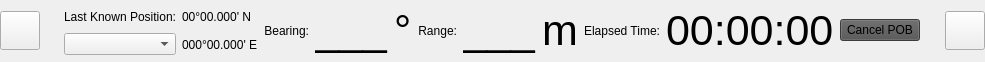
<?xml version="1.0" encoding="UTF-8"?>
<ui version="4.0">
 <class>POBBar</class>
 <widget class="QWidget" name="POBBar">
  <property name="geometry">
   <rect>
    <x>0</x>
    <y>0</y>
    <width>985</width>
    <height>62</height>
   </rect>
  </property>
  <layout class="QVBoxLayout" name="verticalLayout_POB">
   <property name="leftMargin">
    <number>0</number>
   </property>
   <property name="topMargin">
    <number>0</number>
   </property>
   <property name="rightMargin">
    <number>0</number>
   </property>
   <property name="bottomMargin">
    <number>0</number>
   </property>
   <item>
    <layout class="QHBoxLayout" name="horizontalLayout_POB">
     <property name="sizeConstraint">
      <enum>QLayout::SizeConstraint::SetFixedSize</enum>
     </property>
     <item>
      <layout class="QVBoxLayout" name="verticalLayout_SX">
       <property name="sizeConstraint">
        <enum>QLayout::SizeConstraint::SetFixedSize</enum>
       </property>
       <item>
        <widget class="QToolButton" name="toolButton_POB">
         <property name="icon">
          <iconset resource="../../resources.qrc">
           <normaloff>:/resources/svg/OpenBridge/alarm-pob.svg</normaloff>
           <normalon>:/resources/svg/OpenBridge/alarm-pob.svg</normalon>:/resources/svg/OpenBridge/alarm-pob.svg</iconset>
         </property>
         <property name="iconSize">
          <size>
           <width>32</width>
           <height>32</height>
          </size>
         </property>
         <property name="toolButtonStyle">
          <enum>Qt::ToolButtonStyle::ToolButtonTextUnderIcon</enum>
         </property>
        </widget>
       </item>
      </layout>
     </item>
     <item>
      <spacer name="horizontalSpacer_Port">
       <property name="orientation">
        <enum>Qt::Orientation::Horizontal</enum>
       </property>
       <property name="sizeHint" stdset="0">
        <size>
         <width>40</width>
         <height>20</height>
        </size>
       </property>
      </spacer>
     </item>
     <item>
      <layout class="QVBoxLayout" name="verticalLayout_CN">
       <item>
        <layout class="QHBoxLayout" name="horizontalLayout_CN">
         <item>
          <layout class="QVBoxLayout" name="verticalLayout_currentPOB">
           <item>
            <widget class="QLabel" name="label_LastKnwonPosition">
             <property name="text">
              <string>Last Known Position:</string>
             </property>
             <property name="alignment">
              <set>Qt::AlignmentFlag::AlignRight|Qt::AlignmentFlag::AlignTrailing|Qt::AlignmentFlag::AlignVCenter</set>
             </property>
            </widget>
           </item>
           <item>
            <widget class="QComboBox" name="comboBox_currentPOB"/>
           </item>
          </layout>
         </item>
         <item>
          <layout class="QVBoxLayout" name="verticalLayout_LastKnownPosition">
           <item>
            <widget class="QLabel" name="label_Latitude">
             <property name="text">
              <string>00°00.000' N</string>
             </property>
            </widget>
           </item>
           <item>
            <widget class="QLabel" name="label_Longitude">
             <property name="text">
              <string>000°00.000' E</string>
             </property>
            </widget>
           </item>
          </layout>
         </item>
         <item>
          <widget class="QLabel" name="label_textBearing">
           <property name="text">
            <string>Bearing:</string>
           </property>
           <property name="alignment">
            <set>Qt::AlignmentFlag::AlignRight|Qt::AlignmentFlag::AlignTrailing|Qt::AlignmentFlag::AlignVCenter</set>
           </property>
          </widget>
         </item>
         <item>
          <widget class="QLabel" name="label_Bearing">
           <property name="font">
            <font>
             <pointsize>32</pointsize>
            </font>
           </property>
           <property name="text">
            <string>___</string>
           </property>
           <property name="scaledContents">
            <bool>false</bool>
           </property>
          </widget>
         </item>
         <item>
          <widget class="QLabel" name="label_unitBearing">
           <property name="font">
            <font>
             <pointsize>32</pointsize>
            </font>
           </property>
           <property name="text">
            <string>°</string>
           </property>
           <property name="scaledContents">
            <bool>false</bool>
           </property>
          </widget>
         </item>
         <item>
          <widget class="QLabel" name="label_textRange">
           <property name="text">
            <string>Range:</string>
           </property>
           <property name="alignment">
            <set>Qt::AlignmentFlag::AlignRight|Qt::AlignmentFlag::AlignTrailing|Qt::AlignmentFlag::AlignVCenter</set>
           </property>
          </widget>
         </item>
         <item>
          <widget class="QLabel" name="label_Distance">
           <property name="font">
            <font>
             <pointsize>32</pointsize>
            </font>
           </property>
           <property name="text">
            <string>___</string>
           </property>
          </widget>
         </item>
         <item>
          <widget class="QLabel" name="label_unitDistance">
           <property name="font">
            <font>
             <pointsize>32</pointsize>
            </font>
           </property>
           <property name="text">
            <string>m</string>
           </property>
           <property name="scaledContents">
            <bool>false</bool>
           </property>
          </widget>
         </item>
         <item>
          <widget class="QLabel" name="label_textElapsed">
           <property name="text">
            <string>Elapsed Time:</string>
           </property>
           <property name="alignment">
            <set>Qt::AlignmentFlag::AlignRight|Qt::AlignmentFlag::AlignTrailing|Qt::AlignmentFlag::AlignVCenter</set>
           </property>
          </widget>
         </item>
         <item>
          <widget class="QLabel" name="label_Elapsed">
           <property name="font">
            <font>
             <pointsize>32</pointsize>
            </font>
           </property>
           <property name="text">
            <string>00:00:00</string>
           </property>
          </widget>
         </item>
         <item>
          <widget class="QPushButton" name="pushButton_POB_Cancel">
           <property name="styleSheet">
            <string notr="true">background-color: rgb(82, 82, 83);
border-top-color: rgb(159, 157, 160);
border-left-color: rgb(159, 157, 160);
border-right-color: rgb(83, 83, 84);
border-bottom-color: rgb(83, 83, 84);</string>
           </property>
           <property name="text">
            <string>Cancel POB</string>
           </property>
          </widget>
         </item>
        </layout>
       </item>
      </layout>
     </item>
     <item>
      <spacer name="horizontalSpacer_Starboard">
       <property name="orientation">
        <enum>Qt::Orientation::Horizontal</enum>
       </property>
       <property name="sizeHint" stdset="0">
        <size>
         <width>40</width>
         <height>20</height>
        </size>
       </property>
      </spacer>
     </item>
     <item>
      <layout class="QVBoxLayout" name="verticalLayout_DX">
       <property name="spacing">
        <number>-1</number>
       </property>
       <property name="sizeConstraint">
        <enum>QLayout::SizeConstraint::SetFixedSize</enum>
       </property>
       <item>
        <widget class="QToolButton" name="toolButton_Hide">
         <property name="icon">
          <iconset resource="../../resources.qrc">
           <normaloff>:/resources/svg/OpenBridge/unfold-less-google.svg</normaloff>
           <normalon>:/resources/svg/OpenBridge/unfold-less-google.svg</normalon>:/resources/svg/OpenBridge/unfold-less-google.svg</iconset>
         </property>
         <property name="iconSize">
          <size>
           <width>32</width>
           <height>32</height>
          </size>
         </property>
         <property name="toolButtonStyle">
          <enum>Qt::ToolButtonStyle::ToolButtonTextUnderIcon</enum>
         </property>
        </widget>
       </item>
      </layout>
     </item>
    </layout>
   </item>
  </layout>
 </widget>
 <resources>
  <include location="../../resources.qrc"/>
 </resources>
 <connections/>
</ui>
